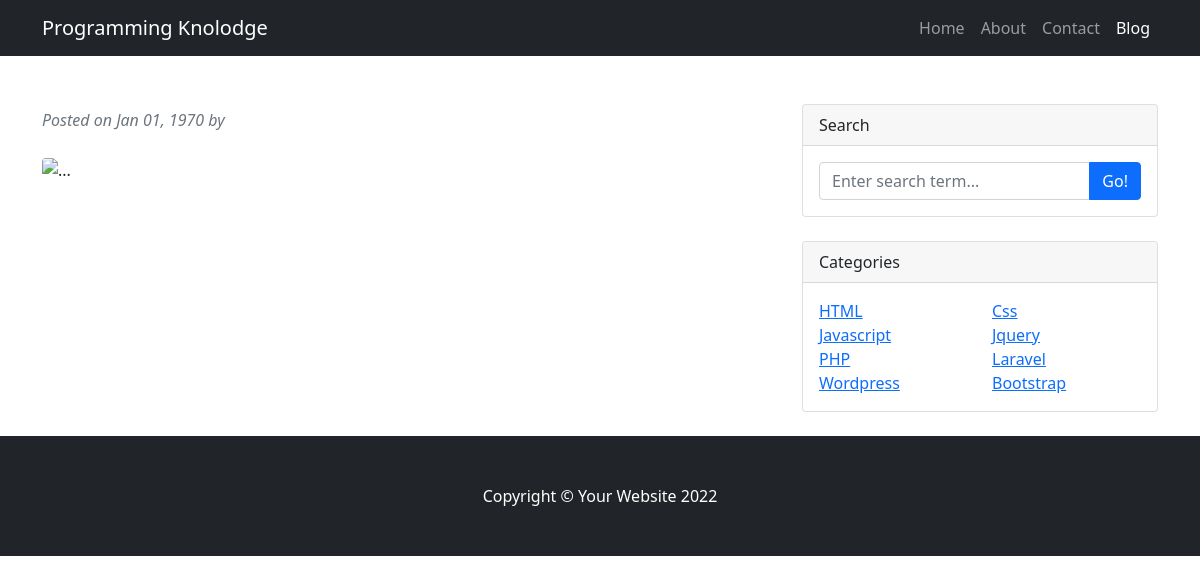
The app's page /post.php with its own data.
### tables this page shows
CREATE TABLE `categories` (
  `id` int(5) NOT NULL,
  `name` varchar(100) NOT NULL,
  `slug` varchar(100) NOT NULL,
  `status` varchar(100) NOT NULL DEFAULT 'active',
  `create_by` varchar(100) NOT NULL,
  `create_at` timestamp NOT NULL DEFAULT current_timestamp(),
  `update_at` timestamp NOT NULL DEFAULT current_timestamp() ON UPDATE current_timestamp()
);

### side-bar.php (the view)
<div class="col-lg-4">
    <div class="card mb-4">
        <div class="card-header">Search</div>
        <form action="search.php">
            <div class="card-body">
                <div class="input-group">
                    <input class="form-control" name="search" type="text" placeholder="Enter search term..." aria-label="Enter search term..." aria-describedby="button-search" />
                    <button class="btn btn-primary" id="button-search" type="submit">Go!</button>
                </div>
            </div>
        </form>
    </div>
    <div class="card mb-4">
        <div class="card-header">Categories</div>
        <div class="card-body">
            <div class="row">
            <?php
            $result = mysqli_query($con, "SELECT * FROM `categories` ");
            while($row = mysqli_fetch_assoc($result)){
                ?>
                <div class="col-sm-6">
                    <ul class="list-unstyled mb-0">
                        <li><a href="category.php?category=<?= $row['slug']; ?>"><?= $row["name"]; ?></a></li>
                    </ul>
                </div>
                <?php
            }
            ?>
            </div>
        </div>
    </div>
</div>

### records on screen
categories: name "HTML"
categories: name "Css"
categories: name "Javascript"
categories: name "Jquery"
categories: name "PHP"
categories: name "Laravel"
categories: name "Wordpress"
categories: name "Bootstrap"

### other values on screen
date('M d, Y', strtotime($row['created_at'])) "Jan 01, 1970"
